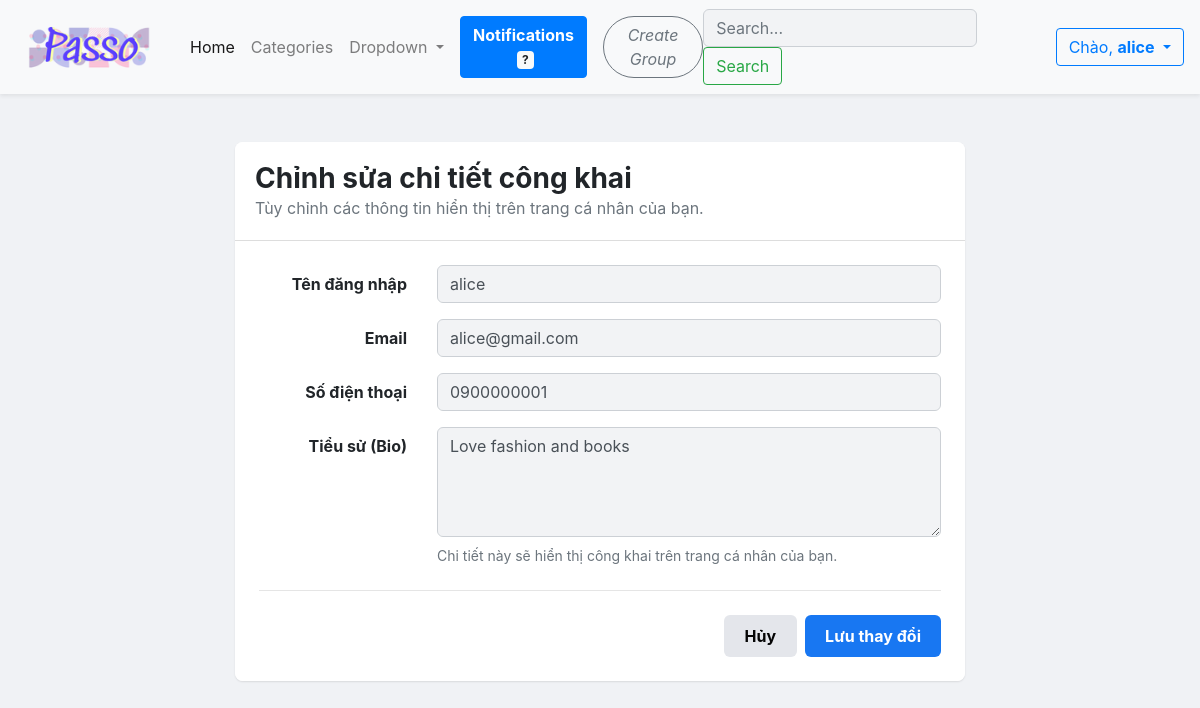
The app's page /index.php?controller=user&action=edit&id=1 (signed in) with its own data.
### tables this page shows
CREATE TABLE `users` (
  `UserID` int(11) NOT NULL,
  `Username` varchar(100) NOT NULL,
  `Email` varchar(150) NOT NULL
);

### MVC/Model/AppModel.php (called while the page is built, shortened)
<?php
abstract class AppModel {
    protected $link = null;
    public function taoKetNoi() {
        $this->link = mysqli_connect("localhost", "root", "", "passo");
        mysqli_set_charset($this->link, "utf8");
    }
    protected function query($sql) {
        $result = mysqli_query($this->link, $sql);
        return $result;
    }
}
?>

### MVC/Model/UserModel.php (called while the page is built, shortened)
<?php
include_once "MVC/Model/AppModel.php";
class UserModel extends AppModel {
    public function getById($id) {
        $id = (int)$id;
        $sql = "SELECT * FROM users WHERE UserID = $id";
        $result = $this->query($sql);
        if ($row = mysqli_fetch_assoc($result)) {
            return $row;
        }
        return null;
    }
}

### MVC/View/User/edit.php (the view, shortened to what this page needs)
<!DOCTYPE html>
<html>
<head>
    <link rel="stylesheet" href="https://cdn.jsdelivr.net/npm/bootstrap@4.6.2/dist/css/bootstrap.min.css">
</head>
<body>
    <?php include 'MVC/View/navbar.php'; ?>
    <div class="container mt-5">
        <div class="row justify-content-center">
            <div class="col-md-8">
                <div class="card settings-card">
                    <div class="card-header-custom">
                        <h3 class="mb-0 font-weight-bold">Chỉnh sửa chi tiết công khai</h3>
                        <p class="text-muted mb-0">Tùy chỉnh các thông tin hiển thị trên trang cá nhân của bạn.</p>
                    </div>
                    <div class="card-body p-4 bg-white" style="border-bottom-left-radius: 8px; border-bottom-right-radius: 8px;">
                        <form method="POST" action="index.php?controller=user&action=update">
                            <div class="form-group row align-items-center">
                                <label class="col-sm-3 col-form-label font-weight-bold text-md-right">Tên đăng nhập</label>
                                <div class="col-sm-9">
                                    <input type="text" name="username" class="form-control" value="<?= htmlspecialchars($user['Username']) ?>" required>
                                </div>
                            </div>
                            <div class="form-group row align-items-center">
                                <label class="col-sm-3 col-form-label font-weight-bold text-md-right">Email</label>
                                <div class="col-sm-9">
                                    <input type="email" name="email" class="form-control" value="<?= htmlspecialchars($user['Email']) ?>" required>
                                </div>
                            </div>
                            <div class="form-group row align-items-center">
                                <label class="col-sm-3 col-form-label font-weight-bold text-md-right">Số điện thoại</label>
                                <div class="col-sm-9">
                                    <input type="text" name="phone" class="form-control" value="<?= htmlspecialchars($user['Phone'] ?? '') ?>">
                                </div>
                            </div>
                            <div class="form-group row">
                                <label class="col-sm-3 col-form-label font-weight-bold text-md-right">Tiểu sử (Bio)</label>
                                <div class="col-sm-9">
                                    <textarea name="bio" class="form-control" rows="4" placeholder="Mô tả về bản thân bạn..."><?= htmlspecialchars($user['Bio'] ?? '') ?></textarea>
                                    <small class="form-text text-muted mt-2">Chi tiết này sẽ hiển thị công khai trên trang cá nhân của bạn.</small>
                                </div>
                            </div>
                            <hr class="mt-4 mb-4">
                            <div class="d-flex justify-content-end">
                                <a href="index.php?controller=user&action=profile&id=<?= $user['UserID'] ?>" class="btn btn-cancel mr-2">Hủy</a>
                                <button type="submit" class="btn btn-save">Lưu thay đổi</button>
                            </div>
                        </form>
                    </div>
                </div>
            </div>
        </div>
    </div>
</body>
</html>

### MVC/View/User/edit.php (style rules this page uses)
body { background-color: #f0f2f5; }
.settings-card { border-radius: 8px; box-shadow: 0 1px 2px rgba(0,0,0,0.1); border: none; }
.card-header-custom { background-color: #fff; border-bottom: 1px solid #ddd; padding: 20px; border-top-left-radius: 8px; border-top-right-radius: 8px; }
.form-control { background-color: #f2f3f5; border: 1px solid #ccd0d5; border-radius: 6px; }
.btn-save { background-color: #1877f2; color: white; font-weight: bold; border-radius: 6px; padding: 8px 20px; border: none; }
.btn-cancel { background-color: #e4e6eb; color: #050505; font-weight: bold; border-radius: 6px; padding: 8px 20px; text-decoration: none; }

### records on screen
users: username "alice", email "alice@gmail.com", phone "0900000001", bio "Love fashion and books"

### other values on screen
$_SESSION['username'] "alice"
